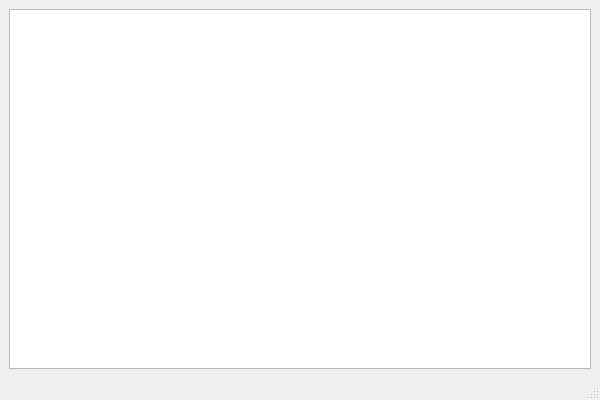
<?xml version="1.0" encoding="UTF-8"?>
<ui version="4.0">
 <class>CoffeeApp</class>
 <widget class="QMainWindow" name="CoffeeApp">
  <property name="geometry">
   <rect>
    <x>100</x>
    <y>100</y>
    <width>600</width>
    <height>400</height>
   </rect>
  </property>
  <property name="windowTitle">
   <string>Кофейное Меню</string>
  </property>
  <widget class="QWidget" name="centralwidget">
   <layout class="QVBoxLayout" name="verticalLayout">
    <item>
     <widget class="QTableWidget" name="tableWidget"/>
    </item>
   </layout>
  </widget>
  <widget class="QMenuBar" name="menubar"/>
  <widget class="QStatusBar" name="statusbar"/>
 </widget>
 <resources/>
 <connections/>
</ui>
